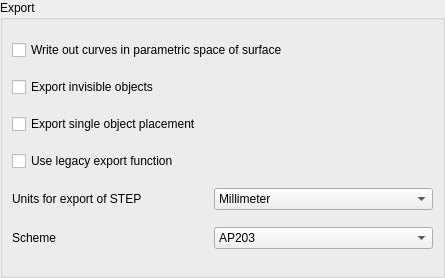
<?xml version="1.0" encoding="UTF-8"?>
<ui version="4.0">
 <class>PartGui::DlgExportStep</class>
 <widget class="QWidget" name="PartGui::DlgExportStep">
  <property name="geometry">
   <rect>
    <x>0</x>
    <y>0</y>
    <width>445</width>
    <height>278</height>
   </rect>
  </property>
  <property name="windowTitle">
   <string>STEP Export Settings</string>
  </property>
  <layout class="QGridLayout" name="gridLayout_4">
   <property name="margin">
    <number>0</number>
   </property>
   <item row="0" column="0">
    <widget class="QGroupBox" name="groupBox">
     <property name="title">
      <string>Export</string>
     </property>
     <layout class="QGridLayout" name="gridLayout_3">
      <item row="6" column="0">
       <widget class="QLabel" name="label_2">
        <property name="text">
         <string>Scheme</string>
        </property>
       </widget>
      </item>
      <item row="5" column="0">
       <widget class="QLabel" name="label">
        <property name="text">
         <string>Units for export of STEP</string>
        </property>
       </widget>
      </item>
      <item row="5" column="1">
       <widget class="QComboBox" name="comboBoxUnits">
        <item>
         <property name="text">
          <string>Millimeter</string>
         </property>
        </item>
        <item>
         <property name="text">
          <string>Meter</string>
         </property>
        </item>
        <item>
         <property name="text">
          <string>Inch</string>
         </property>
        </item>
       </widget>
      </item>
      <item row="6" column="1">
       <widget class="QComboBox" name="comboBoxSchema">
        <item>
         <property name="text">
          <string notr="true">AP203</string>
         </property>
        </item>
        <item>
         <property name="text">
          <string notr="true">AP214 Committee Draft</string>
         </property>
        </item>
        <item>
         <property name="text">
          <string notr="true">AP214 Draft International Standard</string>
         </property>
        </item>
        <item>
         <property name="text">
          <string notr="true">AP214 International Standard</string>
         </property>
        </item>
        <item>
         <property name="text">
          <string notr="true">AP242 Draft International Standard</string>
         </property>
        </item>
       </widget>
      </item>
      <item row="4" column="0" colspan="2">
       <widget class="Gui::PreauracadheckBox" name="checkBoxExportLegacy">
        <property name="text">
         <string>Use legacy export function</string>
        </property>
        <property name="prefEntry" stdset="0">
         <cstring>ExportLegacy</cstring>
        </property>
        <property name="prefPath" stdset="0">
         <cstring>Mod/Import</cstring>
        </property>
       </widget>
      </item>
      <item row="3" column="0">
       <widget class="Gui::PreauracadheckBox" name="checkBoxKeepPlacement">
        <property name="toolTip">
         <string>Keeps the placement information when exporting
a single object. When importing back the STEP file, the
placement will be encoded into the shape geometry, instead of keeping
it inside the placement property.</string>
        </property>
        <property name="text">
         <string>Export single object placement</string>
        </property>
        <property name="prefEntry" stdset="0">
         <cstring>ExportKeepPlacement</cstring>
        </property>
        <property name="prefPath" stdset="0">
         <cstring>Mod/Import</cstring>
        </property>
       </widget>
      </item>
      <item row="2" column="0" colspan="2">
       <widget class="Gui::PreauracadheckBox" name="checkBoxExportHiddenObj">
        <property name="toolTip">
         <string>Uncheck this to skip invisible objects when exporting, which is useful for CADs that do not support invisibility STEP styling.</string>
        </property>
        <property name="text">
         <string>Export invisible objects</string>
        </property>
        <property name="prefEntry" stdset="0">
         <cstring>ExportHiddenObject</cstring>
        </property>
        <property name="prefPath" stdset="0">
         <cstring>Mod/Import</cstring>
        </property>
       </widget>
      </item>
      <item row="1" column="0" colspan="2">
       <widget class="QCheckBox" name="checkBoxPcurves">
        <property name="text">
         <string>Write out curves in parametric space of surface</string>
        </property>
       </widget>
      </item>
     </layout>
    </widget>
   </item>
  </layout>
 </widget>
 <customwidgets>
  <customwidget>
   <class>Gui::PreauracadheckBox</class>
   <extends>QCheckBox</extends>
   <header>Gui/PrefWidgets.h</header>
  </customwidget>
 </customwidgets>
 <tabstops>
  <tabstop>checkBoxPcurves</tabstop>
  <tabstop>checkBoxExportHiddenObj</tabstop>
 </tabstops>
 <resources/>
 <connections/>
</ui>
